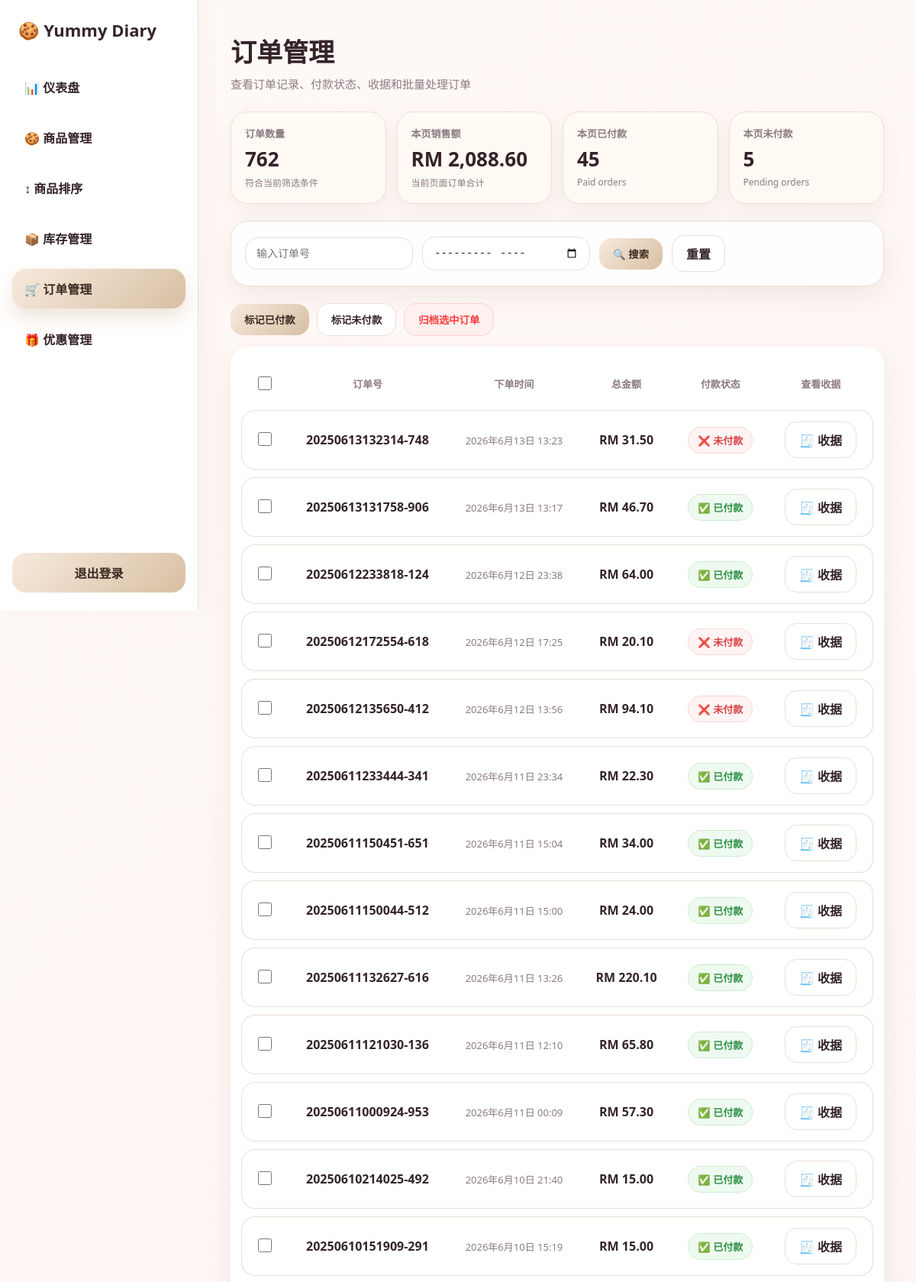
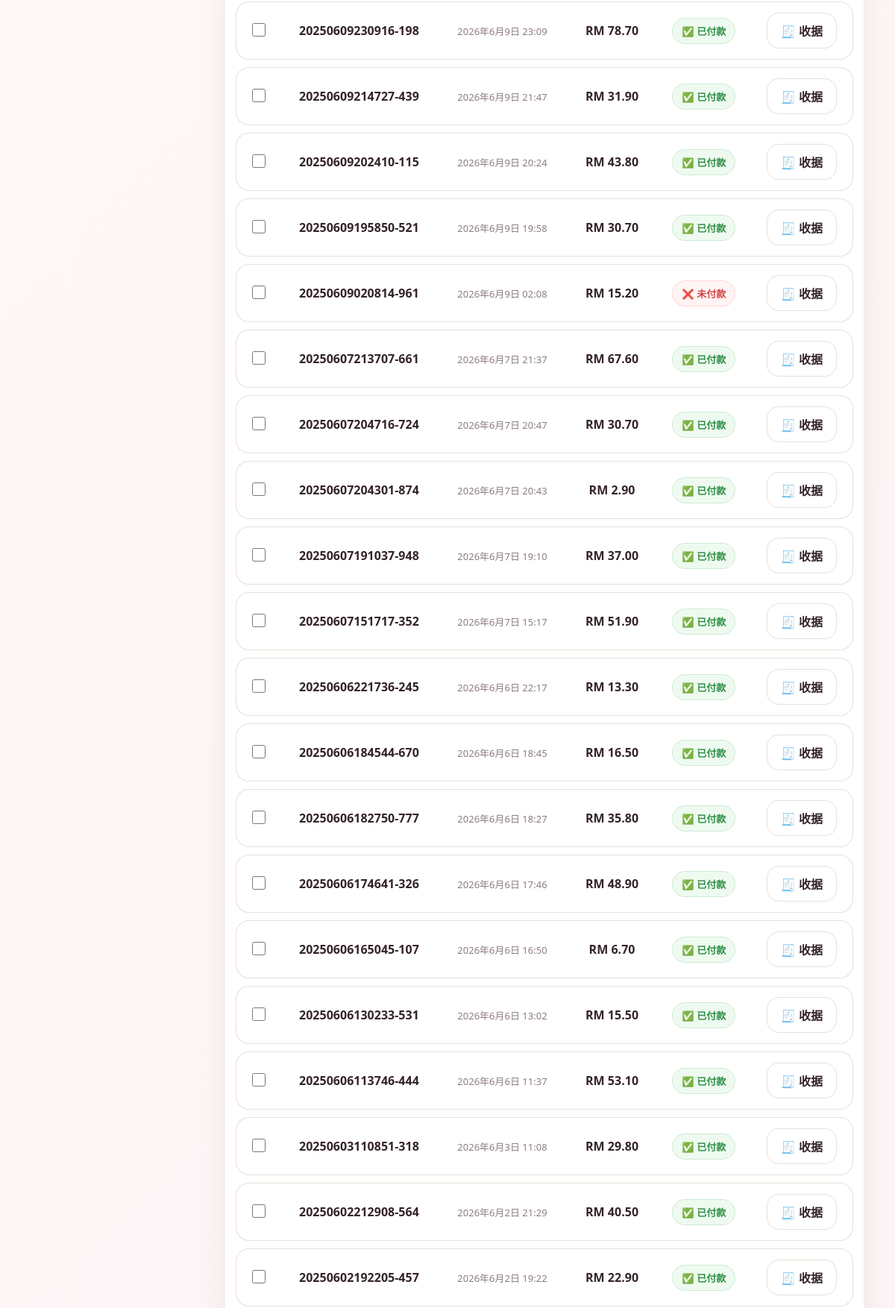
/backend/orders.php (signed in, upper part), run on the app's committed database (2 pictures, top to bottom).
### tables this page shows
CREATE TABLE `orders` (
  `id` int(11) NOT NULL,
  `order_number` varchar(20) NOT NULL,
  `created_at` datetime NOT NULL DEFAULT current_timestamp(),
  `customer_name` varchar(100) DEFAULT NULL,
  `customer_contact` varchar(100) DEFAULT NULL,
  `total` decimal(10,2) NOT NULL,
  `shipping` decimal(10,2) NOT NULL DEFAULT 0.00,
  `grand_total` decimal(10,2) NOT NULL DEFAULT 0.00,
  `region` varchar(50) NOT NULL DEFAULT '',
  `status` enum('pending','paid','shipped','completed','cancelled') DEFAULT 'pending',
  `addr_name` varchar(255) DEFAULT NULL,
  `addr_phone` varchar(50) DEFAULT NULL,
  `addr_address` text DEFAULT NULL,
  `addr_postcode` varchar(20) DEFAULT NULL,
  `addr_state` varchar(100) DEFAULT NULL,
  `discount` decimal(10,2) DEFAULT 0.00,
  `order_status` varchar(50) DEFAULT 'pending'
);

### backend/orders.php (the view, shortened to what this page needs)
<?php
require __DIR__ . '/../config.php';
$limit = 50;
$page = isset($_GET['page']) ? max(1, intval($_GET['page'])) : 1;
$offset = ($page - 1) * $limit;
$search = $_GET['search'] ?? '';
$month  = $_GET['month'] ?? '';
$where = "WHERE archived_at IS NULL";
$params = [];
$stmt = $pdo->prepare("SELECT COUNT(*) FROM orders $where");
$stmt->execute($params);
$total_orders = (int)$stmt->fetchColumn();
$sql = "SELECT * FROM orders $where ORDER BY created_at DESC LIMIT $limit OFFSET $offset";
$stmt = $pdo->prepare($sql);
$stmt->execute($params);
$orders = $stmt->fetchAll(PDO::FETCH_ASSOC);
$paidCount = 0;
$pendingCount = 0;
$pageTotal = 0;
foreach ($orders as $order) {
    $pageTotal += (float)$order['total'];
    if ($order['status'] === 'paid') {
        $paidCount++;
    } else {
        $pendingCount++;
    }
}
?>
<!DOCTYPE html>
<html lang="zh-CN">
<head>
<link rel="stylesheet" href="/yummy-diary/backend/css/admin_layout.css">
</head>
<body>
<?php include __DIR__ . '/includes/sidebar.php'; ?>
<main>
  <section class="page-header">
    <div class="page-title">
      <h2>订单管理</h2>
      <p>查看订单记录、付款状态、收据和批量处理订单</p>
    </div>
  </section>
  <section class="orders-summary">
    <div class="summary-card">
      <span>订单数量</span>
      <strong><?= $total_orders ?></strong>
      <small>符合当前筛选条件</small>
    </div>
    <div class="summary-card">
      <span>本页销售额</span>
      <strong>RM <?= number_format($pageTotal, 2) ?></strong>
      <small>当前页面订单合计</small>
    </div>
    <div class="summary-card">
      <span>本页已付款</span>
      <strong><?= $paidCount ?></strong>
      <small>Paid orders</small>
    </div>
    <div class="summary-card">
      <span>本页未付款</span>
      <strong><?= $pendingCount ?></strong>
      <small>Pending orders</small>
    </div>
  </section>
  <form method="get" class="search-form">
    <input type="text"
           name="search"
           placeholder="输入订单号"
           value="<?= htmlspecialchars($search) ?>">
    <input type="month"
           name="month"
           value="<?= htmlspecialchars($month) ?>">
    <button type="submit" class="btn btn-edit">🔍 搜索</button>
    <a href="orders.php" class="btn btn-move">重置</a>
  </form>
  <form method="post" onsubmit="return confirmBatchAction(event);">
    <div class="batch-actions">
      <button type="submit" name="mark_paid" value="1" class="btn btn-edit">标记已付款</button>
      <button type="submit" name="mark_unpaid" value="1" class="btn btn-move">标记未付款</button>
      <button type="submit" name="archive_selected" value="1" class="btn btn-delete">归档选中订单</button>
    </div>
    <div class="table-wrapper">
      <table class="orders-table">
        <tr>
          <th>
            <input type="checkbox" class="select-check" onclick="toggleSelectAll(this)">
          </th>
          <th>订单号</th>
          <th>下单时间</th>
          <th>总金额</th>
          <th>付款状态</th>
          <th>查看收据</th>
        </tr>
        <?php foreach ($orders as $o): ?>
          <?php $timeFormatted = date("Y年n月j日 H:i", strtotime($o['created_at'])); ?>
          <tr>
            <td>
              <input type="checkbox"
                     class="select-check"
                     name="order_ids[]"
                     value="<?= $o['id'] ?>">
            </td>
            <td>
              <span class="order-number">
                <?= htmlspecialchars($o['order_number']) ?>
              </span>
            </td>
            <td>
              <span class="order-time">
                <?= $timeFormatted ?>
              </span>
            </td>
            <td>
              <span class="amount">
                RM <?= number_format($o['total'], 2) ?>
              </span>
            </td>
            <td>
              <?php if ($o['status'] === 'paid'): ?>
                <button type="submit"
                        name="toggle_payment_id"
                        value="<?= (int)$o['id'] ?>"
                        class="status-badge status-paid"
                        onclick="return confirm('确定改为未付款吗？')">
                  ✅ 已付款
                </button>
              <?php else: ?>
                <button type="submit"
                        name="toggle_payment_id"
                        value="<?= (int)$o['id'] ?>"
                        class="status-badge status-pending"
                        onclick="return confirm('确定改为已付款吗？')">
                  ❌ 未付款
                </button>
              <?php endif; ?>
            </td>
            <td>
              <a href="../frontend/receipt.php?order_number=<?= urlencode($o['order_number']) ?>&token=admin"
                 target="_blank"
                 class="btn btn-move receipt-btn">
                 🧾 收据
              </a>
            </td>
          </tr>
        <?php endforeach; ?>
      </table>
    </div>
  </form>
</main>
</body>
</html>

### backend/css/admin_layout.css (style rules this page uses)
:root { --bg:#fbf7f3; --card:#ffffff; --cream:#f6efe7; --cream-dark:#e8d8c8; --cream-deep:#c8aa8c; --cream-soft:#fffaf4; --cream-border:#eadccd; --text:#34242a; --muted:#8b7b82; --line:#eadfd6; --shadow:0 14px 35px rgba(120,90,60,.10); --radius:24px; }
* { box-sizing:border-box; }
body { margin:0; font-family:"Segoe UI",Arial,sans-serif; background:linear-gradient(135deg,#fffaf6 0%,#fbf1f6 100%); color:var(--text); }
main { margin-left:260px; padding:42px; min-height:100vh; }
.page-header { display:flex; justify-content:space-between; align-items:center; margin-bottom:26px; }
.page-title h2 { margin:0; font-size:34px; color:var(--text); }
.page-title p { margin:8px 0 0; color:var(--muted); font-size:15px; }
.admin-filter, .category-filter, form[method="get"] { background:rgba(255,255,255,.9); border:1px solid var(--line); border-radius:24px; padding:18px; display:flex; flex-wrap:wrap; gap:12px; align-items:center; box-shadow:var(--shadow); margin-bottom:22px; }
input, select, textarea { border:1px solid var(--line); background:#fff; border-radius:16px; padding:12px 14px; font-size:14px; outline:none; color:var(--text); }
.btn, button, .btn-update, .btn-edit { border:none; border-radius:16px; padding:11px 18px; background:linear-gradient(135deg,#f7eadc,#d8bfa4); color:#3a2a20; font-weight:700; cursor:pointer; text-decoration:none; display:inline-flex; align-items:center; justify-content:center; gap:6px; transition:.2s; }
.btn-move, .btn-reset { background:#fff; color:var(--text); border:1px solid var(--line); }
.btn-delete { background:#fff0f0; color:#ff3b3b; border:1px solid #ffd0d0; }
.table-wrapper { background:#fff; border-radius:24px; padding:14px; box-shadow:var(--shadow); overflow:auto; }
table { width:100%; border-collapse:separate; border-spacing:0 10px; background:transparent; }
th { color:var(--muted); font-size:13px; text-align:center; padding:12px; border:none; }
td { background:#fff; border-top:1px solid var(--line); border-bottom:1px solid var(--line); padding:14px; text-align:center; }
td:first-child { border-left:1px solid var(--line); border-radius:18px 0 0 18px; }
td:last-child { border-right:1px solid var(--line); border-radius:0 18px 18px 0; }

### backend/orders.php (style rules this page uses)
.orders-summary { display:grid; grid-template-columns:repeat(auto-fit,minmax(190px,1fr)); gap:14px; margin-bottom:22px; }
.summary-card { background:#fffaf4; border:1px solid var(--line); border-radius:22px; padding:18px; box-shadow:0 10px 28px rgba(120,90,60,.08); }
.summary-card span { display:block; color:var(--muted); font-size:13px; font-weight:700; margin-bottom:6px; }
.summary-card strong { display:block; font-size:26px; color:var(--text); }
.summary-card small { display:block; margin-top:4px; color:var(--muted); font-size:12px; }
.search-form { background:rgba(255,255,255,.9); border:1px solid var(--line); border-radius:24px; padding:18px; display:flex; flex-wrap:wrap; gap:12px; align-items:center; box-shadow:var(--shadow); margin-bottom:22px; }
.search-form input { min-width:220px; }
.batch-actions { display:flex; flex-wrap:wrap; gap:10px; align-items:center; margin-bottom:14px; }
.orders-table td { vertical-align:middle; }
.order-number { font-weight:800; color:var(--text); white-space:nowrap; }
.order-time { color:var(--muted); white-space:nowrap; font-size:13px; }
.amount { font-weight:900; white-space:nowrap; }
.status-badge { display:inline-flex; align-items:center; justify-content:center; padding:7px 12px; border-radius:999px; font-weight:800; font-size:13px; white-space:nowrap; cursor:pointer; }
.status-paid { background:#eefaf0; color:#2f8f46; border:1px solid #cdebd3; }
.status-pending { background:#fff4f4; color:#d64545; border:1px solid #ffd5d5; }
.select-check { width:18px; height:18px; accent-color:#c9a984; }
.receipt-btn { min-width:92px; }

### data on the page
orders: order_number "20250613132314-748", created_at "2026年6月13日 13:23", total "31.50", $o['id'] 982 (drawn)
orders: order_number "20250613131758-906", created_at "2026年6月13日 13:17", total "46.70", $o['id'] 981 (drawn)
orders: order_number "20250612233818-124", created_at "2026年6月12日 23:38", total "64.00", $o['id'] 980 (drawn)
orders: order_number "20250612172554-618", created_at "2026年6月12日 17:25", total "20.10", $o['id'] 979 (drawn)
orders: order_number "20250612135650-412", created_at "2026年6月12日 13:56", total "94.10", $o['id'] 978 (drawn)
orders: order_number "20250611233444-341", created_at "2026年6月11日 23:34", total "22.30", $o['id'] 977 (drawn)
orders: order_number "20250611150451-651", created_at "2026年6月11日 15:04", total "34.00", $o['id'] 976 (drawn)
orders: order_number "20250611150044-512", created_at "2026年6月11日 15:00", total "24.00", $o['id'] 975 (drawn)
orders: order_number "20250611132627-616", created_at "2026年6月11日 13:26", total "220.10", $o['id'] 974 (drawn)
orders: order_number "20250611121030-136", created_at "2026年6月11日 12:10", total "65.80", $o['id'] 973 (drawn)
orders: order_number "20250611000924-953", created_at "2026年6月11日 00:09", total "57.30", $o['id'] 972 (drawn)
orders: order_number "20250610214025-492", created_at "2026年6月10日 21:40", total "15.00", $o['id'] 971 (drawn)
orders: order_number "20250610151909-291", created_at "2026年6月10日 15:19", total "15.00", $o['id'] 970 (drawn)
orders: order_number "20250609230916-198", created_at "2026年6月9日 23:09", total "78.70", $o['id'] 969 (drawn)
orders: order_number "20250609214727-439", created_at "2026年6月9日 21:47", total "31.90", $o['id'] 968 (drawn)
orders: order_number "20250609202410-115", created_at "2026年6月9日 20:24", total "43.80", $o['id'] 967 (drawn)
orders: order_number "20250609195850-521", created_at "2026年6月9日 19:58", total "30.70", $o['id'] 966 (drawn)
orders: order_number "20250609020814-961", created_at "2026年6月9日 02:08", total "15.20", $o['id'] 965 (drawn)
orders: order_number "20250607213707-661", created_at "2026年6月7日 21:37", total "67.60", $o['id'] 964 (drawn)
orders: order_number "20250607204716-724", created_at "2026年6月7日 20:47", total "30.70", $o['id'] 963 (drawn)
orders: order_number "20250607204301-874", created_at "2026年6月7日 20:43", total "2.90", $o['id'] 962 (drawn)
orders: order_number "20250607191037-948", created_at "2026年6月7日 19:10", total "37.00", $o['id'] 961 (drawn)
orders: order_number "20250607151717-352", created_at "2026年6月7日 15:17", total "51.90", $o['id'] 960 (drawn)
orders: order_number "20250606221736-245", created_at "2026年6月6日 22:17", total "13.30", $o['id'] 958 (drawn)
orders: order_number "20250606184544-670", created_at "2026年6月6日 18:45", total "16.50", $o['id'] 957 (drawn)
orders: order_number "20250606182750-777", created_at "2026年6月6日 18:27", total "35.80", $o['id'] 956 (drawn)
orders: order_number "20250606174641-326", created_at "2026年6月6日 17:46", total "48.90", $o['id'] 955 (drawn)
orders: order_number "20250606165045-107", created_at "2026年6月6日 16:50", total "6.70", $o['id'] 954 (drawn)
orders: order_number "20250606130233-531", created_at "2026年6月6日 13:02", total "15.50", $o['id'] 952 (drawn)
orders: order_number "20250606113746-444", created_at "2026年6月6日 11:37", total "53.10", $o['id'] 951 (drawn)
orders: order_number "20250603110851-318", created_at "2026年6月3日 11:08", total "29.80", $o['id'] 949 (drawn)
orders: order_number "20250602212908-564", created_at "2026年6月2日 21:29", total "40.50", $o['id'] 948 (drawn)
orders: order_number "20250602192205-457", created_at "2026年6月2日 19:22", total "22.90", $o['id'] 947 (drawn)

### other printed values
$total_orders "762"
$pageTotal "2,088.60"
$paidCount "45"
$pendingCount "5"
